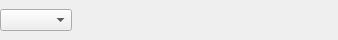
<?xml version="1.0" encoding="UTF-8"?>
<ui version="4.0">
 <class>Core::Internal::ThemeSettings</class>
 <widget class="QWidget" name="Core::Internal::ThemeSettings">
  <property name="geometry">
   <rect>
    <x>0</x>
    <y>0</y>
    <width>338</width>
    <height>40</height>
   </rect>
  </property>
  <layout class="QVBoxLayout" name="verticalLayout">
   <property name="leftMargin">
    <number>0</number>
   </property>
   <property name="topMargin">
    <number>0</number>
   </property>
   <property name="rightMargin">
    <number>0</number>
   </property>
   <property name="bottomMargin">
    <number>0</number>
   </property>
   <item>
    <layout class="QHBoxLayout" name="horizontalLayout">
     <item>
      <widget class="QComboBox" name="themeComboBox"/>
     </item>
     <item>
      <spacer name="horizontalSpacer">
       <property name="orientation">
        <enum>Qt::Horizontal</enum>
       </property>
       <property name="sizeHint" stdset="0">
        <size>
         <width>40</width>
         <height>20</height>
        </size>
       </property>
      </spacer>
     </item>
    </layout>
   </item>
  </layout>
 </widget>
 <resources/>
 <connections/>
</ui>
